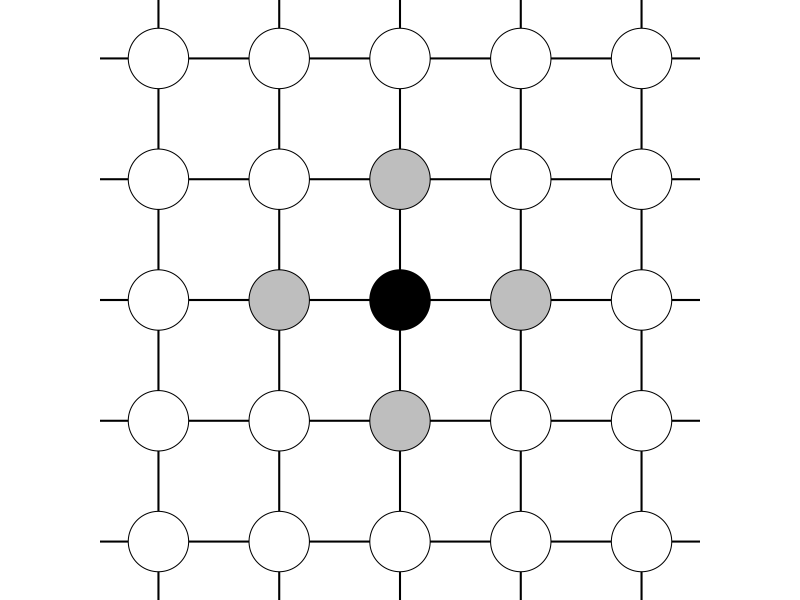

The R script that drew this image:
library(plotrix)

tiff('figure_1.tiff', width = 4, height = 4, units = "in", res = 300)
old.par <- par()
par(mai = c(0,0,0,0), pty = "s")
plot(0, type = "n", bty = "n", xlim = c(-0.3, 4.3), ylim = c(-0.3, 4.3), 
     xaxt = "n", yaxt = "n", xlab = "", ylab = "")
abline(h = c(0, 1, 2, 3, 4), col = "black", lwd = 2, lty = 1)
abline(v = c(0, 1, 2, 3, 4), col = "black", lwd = 2, lty = 1)
draw.circle(x = 0, y = 0, radius = 0.25, border = "black", col = "white")
draw.circle(x = 0, y = 1, radius = 0.25, border = "black", col = "white")
draw.circle(x = 0, y = 2, radius = 0.25, border = "black", col = "white")
draw.circle(x = 0, y = 3, radius = 0.25, border = "black", col = "white")
draw.circle(x = 0, y = 4, radius = 0.25, border = "black", col = "white")
draw.circle(x = 1, y = 0, radius = 0.25, border = "black", col = "white")
draw.circle(x = 1, y = 1, radius = 0.25, border = "black", col = "white")
draw.circle(x = 1, y = 2, radius = 0.25, border = "black", col = "gray")
draw.circle(x = 1, y = 3, radius = 0.25, border = "black", col = "white")
draw.circle(x = 1, y = 4, radius = 0.25, border = "black", col = "white")
draw.circle(x = 2, y = 0, radius = 0.25, border = "black", col = "white")
draw.circle(x = 2, y = 1, radius = 0.25, border = "black", col = "gray")
draw.circle(x = 2, y = 2, radius = 0.25, border = "black", col = "black")
draw.circle(x = 2, y = 3, radius = 0.25, border = "black", col = "gray")
draw.circle(x = 2, y = 4, radius = 0.25, border = "black", col = "white")
draw.circle(x = 3, y = 0, radius = 0.25, border = "black", col = "white")
draw.circle(x = 3, y = 1, radius = 0.25, border = "black", col = "white")
draw.circle(x = 3, y = 2, radius = 0.25, border = "black", col = "gray")
draw.circle(x = 3, y = 3, radius = 0.25, border = "black", col = "white")
draw.circle(x = 3, y = 4, radius = 0.25, border = "black", col = "white")
draw.circle(x = 4, y = 0, radius = 0.25, border = "black", col = "white")
draw.circle(x = 4, y = 1, radius = 0.25, border = "black", col = "white")
draw.circle(x = 4, y = 2, radius = 0.25, border = "black", col = "white")
draw.circle(x = 4, y = 3, radius = 0.25, border = "black", col = "white")
draw.circle(x = 4, y = 4, radius = 0.25, border = "black", col = "white")
par <- old.par
dev.off()